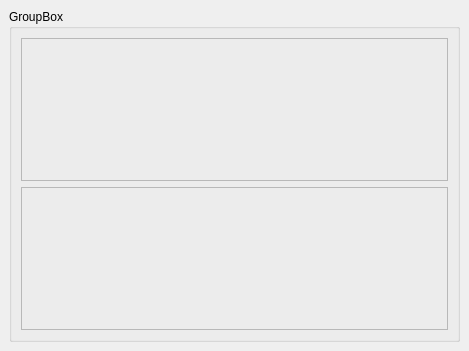
<ui version="4.0" >
 <author></author>
 <comment></comment>
 <exportmacro></exportmacro>
 <class>Form</class>
 <widget class="QWidget" name="Form" >
  <property name="geometry" >
   <rect>
    <x>0</x>
    <y>0</y>
    <width>469</width>
    <height>351</height>
   </rect>
  </property>
  <property name="windowTitle" >
   <string>Form</string>
  </property>
  <layout class="QVBoxLayout" >
   <property name="margin" >
    <number>9</number>
   </property>
   <property name="spacing" >
    <number>6</number>
   </property>
   <item>
    <widget class="QGroupBox" name="groupBox" >
     <property name="title" >
      <string>GroupBox</string>
     </property>
     <layout class="QVBoxLayout" >
      <property name="margin" >
       <number>9</number>
      </property>
      <property name="spacing" >
       <number>6</number>
      </property>
      <item>
       <widget class="QFrame" name="frame" >
        <property name="frameShape" >
         <enum>QFrame::StyledPanel</enum>
        </property>
        <property name="frameShadow" >
         <enum>QFrame::Raised</enum>
        </property>
       </widget>
      </item>
      <item>
       <widget class="QFrame" name="frame_2" >
        <property name="frameShape" >
         <enum>QFrame::StyledPanel</enum>
        </property>
        <property name="frameShadow" >
         <enum>QFrame::Raised</enum>
        </property>
       </widget>
      </item>
     </layout>
    </widget>
   </item>
  </layout>
 </widget>
 <pixmapfunction></pixmapfunction>
 <resources/>
 <connections/>
</ui>
